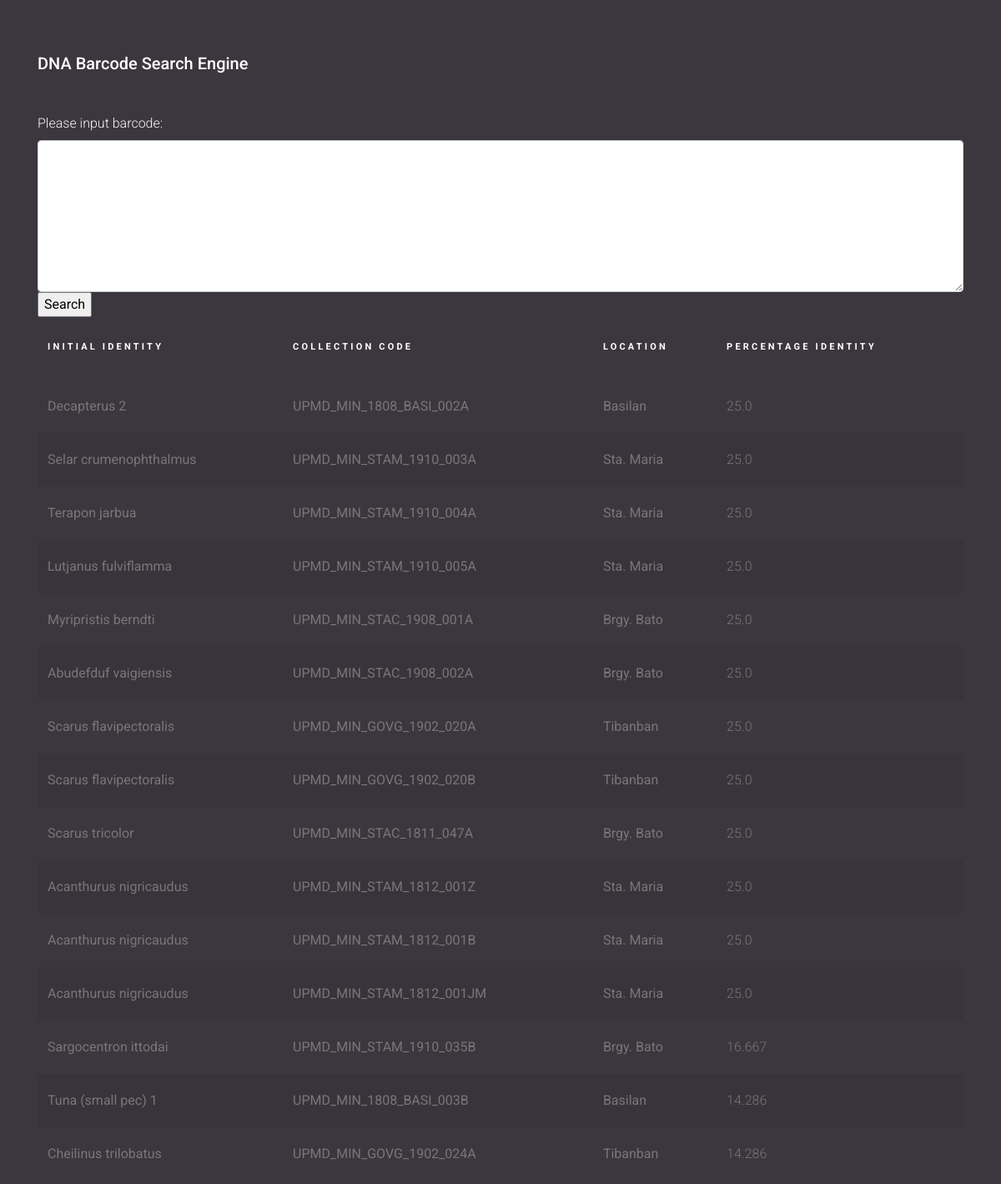
/search1/, run on the app's committed database.
### database/models.py (models this page shows)
class Resultss(models.Model):
    initial = models.CharField(max_length=50, default="")
    collection_code = models.CharField(max_length=50)
    identity = models.FloatField()
    location = models.CharField(max_length=50, default="")
    def __str__(self):
        return self.collection_code
    class Meta:
        verbose_name_plural = "Resultss"

### database/views.py (the view)
# urls.py: path('search1/', views.get_queryset, name='search'),
def get_queryset(request):
        query = request.GET.get('query')
        query = str(query)
        if query is not None:
            specimen_set = Specimen.objects.all()
            for specimen in specimen_set:
                s = specimen.pk
                initial = specimen.initial_ID
                collection_code = specimen.collection_code
                location = str(specimen.location)
                specimen = str(specimen.dna_barcode)
                initial, identity = needle(query, specimen, initial)
                try:
                    results = Resultss.objects.get(id=s)
                except Resultss.DoesNotExist:
                    results= Resultss(id=s)
                    identity = str(identity)
                results.collection_code = collection_code
                results.initial = initial
                results.identity = identity
                results.location = location
                results.save()
                specimen_list = [collection_code, initial, identity]
                print(results)
        else:
            pass
        results = Resultss.objects.all()
        allfilter = Resultss.objects.all().order_by('-identity')
        paginator = Paginator(allfilter, 15)
        page_number = request.GET.get('page')
        page_obj = paginator.get_page(page_number)
        context = {
            'results' : allfilter,
            'page_obj' : page_obj,
            'page_number' : page_number
            }
        return render(request, 'search1.html', context)

### database/models.py (called while the page is built)
    def __str__(self):
        return self.location

### database/views.py (called while the page is built)
def zeros(shape):
    retval = []
    for x in range(shape[0]):
        retval.append([])
        for y in range(shape[1]):
            retval[-1].append(0)
    return retval

def match_score(alpha, beta):
    if alpha == beta:
        return match_award
    elif alpha == '-' or beta == '-':
        return gap_penalty
    else:
        return mismatch_penalty

def finalize(align1, align2):
    align1 = align1[::-1]    #reverse sequence 1
    align2 = align2[::-1]    #reverse sequence 2
    i,j = 0,0
    symbol = ''
    found = 0
    score = 0
    identity = 0
    for i in range(0,len(align1)):
        if align1[i] == align2[i]:
            symbol = symbol + align1[i]
            identity = identity + 1
            score += match_score(align1[i], align2[i])
        elif align1[i] != align2[i] and align1[i] != '-' and align2[i] != '-':
            score += match_score(align1[i], align2[i])
            symbol += ' '
            found = 0
        elif align1[i] == '-' or align2[i] == '-':
            symbol += ' '
            score += gap_penalty
    identity = float(identity) / len(align1) * 100
    identity = round(identity, 3)
    return identity, align2, score

### database/templates/search1.html (shortened to what this page needs)
<!doctype html>
<html lang="en">
  <head>
    {% load static %}
    <link rel="stylesheet" href="{% static 'fonts/icomoon/style.css' %}" type="text/css">
    <link rel="stylesheet" href="{% static 'css/owl.carousel.min.css' %}" type="text/css">
    <link rel="stylesheet" href="{% static 'css/bootstrap.min.css' %}" type="text/css">
    <link rel="stylesheet" href="{% static 'css/style.css' %}" type="text/css">
    {% block content %}
  </head>
  <body>
  <div class="content">
    <div class="container">
      <h2 class="mb-5">DNA Barcode Search Engine</h2>
      <form action = "{% url 'search' %}" method="get" value="{{request.GET.query}}">
        <div class="form-group">
        <label id="headerid" for="exampleFormControlTextarea1">Please input barcode: </label>
        <textarea class="form-control" id="exampleFormControlTextarea1" rows="7" input name="query" type="text" value="{{request.GET.query}}"/></textarea>
        <input type="submit" required minlength="500" name="Submit" value="Search"/>
      </div>
    </form>
      <div class="table-responsive">
        <table class="table table-striped custom-table">
          <thead>
            <tr>
              <th scope="col">Initial Identity</th>
              <th scope="col">Collection Code</th>
              <th scope="col">Location</th>
              <th scope="col">Percentage Identity</th>
            </tr>
          </thead>
          <tbody>
            <tr scope="row">
              {% for r in page_obj %}
            <tr>
              <td> <strong> {{ r.initial }} </strong> </td>
              <td> <strong> {{ r.collection_code }} </strong> </td>
              <td> <strong> {{ r.location }} </strong> </td>
              <td> {{ r.identity }} </td>
            </tr>
            {% endfor %}
          </tbody>
        </table>
      </div>
    </div>
  </div>
  </body>
</html>
{% endblock %}

### static/css/style.css (style rules this page uses)
body { font-family: "Roboto", -apple-system, BlinkMacSystemFont, "Segoe UI", Roboto, "Helvetica Neue", Arial, "Noto Sans", sans-serif, "Apple Color Emoji", "Segoe UI Emoji", "Segoe UI Symbol", "Noto Color Emoji"; background-color: #3c373e; font-weight: 300; }
h1, h2, h3, h4, h5, h6, .h1, .h2, .h3, .h4, .h5, .h6 { font-family: "Roboto", -apple-system, BlinkMacSystemFont, "Segoe UI", Roboto, "Helvetica Neue", Arial, "Noto Sans", sans-serif, "Apple Color Emoji", "Segoe UI Emoji", "Segoe UI Symbol", "Noto Color Emoji"; }
.content { padding: 4rem 0; }
h2 { font-size: 20px; color: #fff; }
.custom-table { min-width: 900px; }
.custom-table thead tr, .custom-table thead th { padding-bottom: 30px; border-top: none; border-bottom: none !important; color: #fff; font-size: 11px; text-transform: uppercase; letter-spacing: .2rem; }
.custom-table tbody th, .custom-table tbody td { color: #777; font-weight: 400; padding-bottom: 20px; padding-top: 20px; font-weight: 300; border: none; -webkit-transition: .3s all ease; -o-transition: .3s all ease; transition: .3s all ease; }
.custom-table tbody tr { -webkit-transition: .3s all ease; -o-transition: .3s all ease; transition: .3s all ease; }

### database/templates/search1.html (style rules this page uses)
#headerid { color:whitesmoke }

### data on the page
Resultss: initial "Decapterus 2", collection_code "UPMD_MIN_1808_BASI_002A", location "Basilan", identity "25.0"
Resultss: initial "Selar crumenophthalmus", collection_code "UPMD_MIN_STAM_1910_003A", location "Sta. Maria", identity "25.0"
Resultss: initial "Terapon jarbua", collection_code "UPMD_MIN_STAM_1910_004A", location "Sta. Maria", identity "25.0"
Resultss: initial "Lutjanus fulviflamma", collection_code "UPMD_MIN_STAM_1910_005A", location "Sta. Maria", identity "25.0"
Resultss: initial "Myripristis berndti", collection_code "UPMD_MIN_STAC_1908_001A", location "Brgy. Bato", identity "25.0"
Resultss: initial "Abudefduf vaigiensis", collection_code "UPMD_MIN_STAC_1908_002A", location "Brgy. Bato", identity "25.0"
Resultss: initial "Scarus flavipectoralis", collection_code "UPMD_MIN_GOVG_1902_020A", location "Tibanban", identity "25.0"
Resultss: initial "Scarus flavipectoralis", collection_code "UPMD_MIN_GOVG_1902_020B", location "Tibanban", identity "25.0"
Resultss: initial "Scarus tricolor", collection_code "UPMD_MIN_STAC_1811_047A", location "Brgy. Bato", identity "25.0"
Resultss: initial "Acanthurus nigricaudus", collection_code "UPMD_MIN_STAM_1812_001Z", location "Sta. Maria", identity "25.0"
Resultss: initial "Acanthurus nigricaudus", collection_code "UPMD_MIN_STAM_1812_001B", location "Sta. Maria", identity "25.0"
Resultss: initial "Acanthurus nigricaudus", collection_code "UPMD_MIN_STAM_1812_001JM", location "Sta. Maria", identity "25.0"
Resultss: initial "Sargocentron ittodai", collection_code "UPMD_MIN_STAM_1910_035B", location "Brgy. Bato", identity "16.667"
Resultss: initial "Tuna (small pec) 1", collection_code "UPMD_MIN_1808_BASI_003B", location "Basilan", identity "14.286"
Resultss: initial "Cheilinus trilobatus", collection_code "UPMD_MIN_GOVG_1902_024A", location "Tibanban", identity "14.286"
